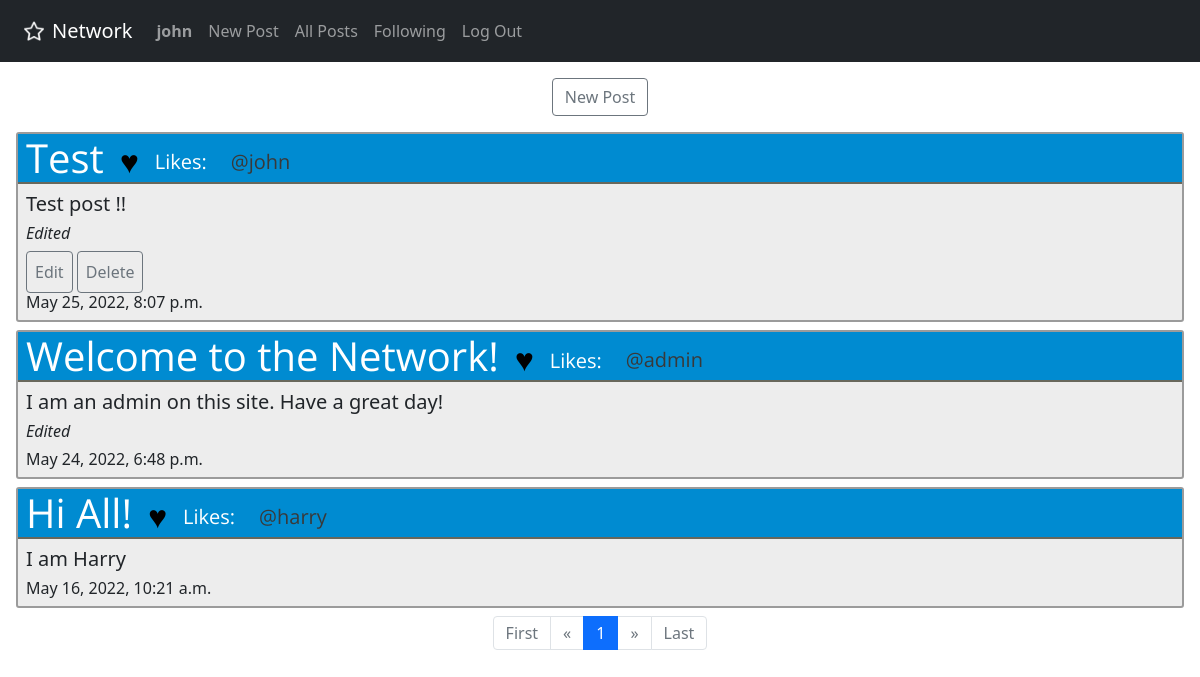
/ (signed in), run on the app's committed database.
### network/models.py (models this page shows)
class User(AbstractUser):
    pass

class Post(models.Model):
    text = models.TextField(max_length=1000)
    title = models.CharField(max_length=100)
    user = models.ForeignKey(
        User,
        on_delete=models.CASCADE,
        related_name="post"
    )
    time = models.DateTimeField()
    edited = models.BooleanField()

### network/views.py (the view)
# urls.py: path("", views.index, name="index"),
def index(request):
    if request.user.is_authenticated:
        if request.method == "POST":
            return error(request, "Invalid Submission")
        else:
            posts = Post.objects.all().order_by('-time')
            paginator = Paginator(posts, 10)  # Show 10 contacts per page.
            page_number = request.GET.get(
                'page') if request.GET.get('page') else 1
            page_obj = paginator.get_page(page_number)
            return render(request, "network/index.html", {'page_obj': page_obj})
    else:
        return redirect(reverse("login"))

### network/templates/network/index.html (shortened to what this page needs)
{% extends "network/layout.html" %}
{% load static %}
{% block body %}
<div class="p-2">
    <div class="d-flex justify-content-center">
        <a class="btn btn-outline-secondary m-2" href={% url "newpost" %}>New Post</a>
    </div>
    {% for post in page_obj %}
    <div id="{{ post.id }}" class="post m-2">
        <div class="posttitlebox">
            <h1 class="h1 posttitle ps-2 m-0 d-flex align-items-center">{{ post.title }}<span class="h1 m-0"> <a
                        href="#" id="heart{{ post.id }}" class="heart h2 m-3">&hearts;</a><span
                        class="align-middle h5">Likes:</span></span><span class="lead ps-2 pt-2 align-bottom"
                    style="font-size: 20px"><a class="username align-bottom" href={% url "profile" post.user.id %}>
                        @{{ post.user }}</a></span></h1>
        </div>
        <div class="m-2">
            <h5 id="posttext{{post.id}}">{{ post.text }}</h5>
            <h6 id="edited{{ post.id }}" style="font-style: italic">{% if post.edited %} Edited{% endif %}</h6>
            {% if post.user.id == user.id %}
            <button id="edit{{ post.id }}" class="editbutton btn btn-outline-secondary p-2">Edit</button>
            <button id="delete{{ post.id }}" class="deletebutton btn btn-outline-secondary p-2">Delete</button>
            {% endif %}
            <h6>{{ post.time }}</h5>
        </div>
    </div>
    {% endfor %}
    <nav aria-label="Page navigation example">
        <ol class="pagination justify-content-center">
            {% if page_obj.has_previous %}
            <li class="page-item">
                <a class="page-link" href="?page=1" aria-label="Previous">
                    First
                </a>
            </li>
            <li>
                <a class="page-link" href="?page={{ page_obj.previous_page_number }}" aria-label="Previous">
                    <span aria-hidden="true">&laquo;</span>
                </a>
            </li>
            <li class="page-item"><a class="page-link"
                    href="?page={{ page_obj.previous_page_number}}">{{ page_obj.previous_page_number}}</a></li>
            {% else %}
            <li class="page-item disabled">
                <a class="page-link" href="?page=1" aria-label="Previous">
                    First
                </a>
            </li>
            <li class="page-item disabled">
                <a class="page-link" href="#" aria-label="Previous">
                    <span aria-hidden="true">&laquo;</span>
                </a>
            </li>
            {% endif %}
            <li class="page-item active"><span class="page-link" href="#">{{ page_obj.number}}</span></li>
            {% if page_obj.has_next %}
            <li class="page-item"><a class="page-link"
                    href="?page={{ page_obj.next_page_number }}">{{ page_obj.next_page_number }}</a></li>
            <li class="page-item"><a class="page-link" href="?page={{ page_obj.next_page_number }}" aria-label="Next">
                    <span aria-hidden="true">&raquo;</span>
                </a></li>
            <li class="page-item"><a class="page-link" href="?page={{ page_obj.paginator.num_pages }}">Last</a></li>
            {% else %}
            <li class="page-item disabled"><a class="page-link" href="#" aria-label="Next">
                    <span aria-hidden="true">&raquo;</span>
                </a></li>
            <li class="page-item disabled"><a class="page-link" href="#">Last</a></li>
            {% endif %}
        </ol>
    </nav>
</div>
{% endblock %}

### network/templates/network/layout.html (shortened to what this page needs)
{% load static %}
<!DOCTYPE html>
<html lang="en">
    <head>
        <link rel="stylesheet" href="https://stackpath.bootstrapcdn.com/bootstrap/4.4.1/css/bootstrap.min.css"
>
        <link href="{% static 'network/styles.css' %}" rel="stylesheet">
        <link href="https://cdn.jsdelivr.net/npm/bootstrap@5.1.3/dist/css/bootstrap.min.css" rel="stylesheet"
>
    </head>
    <body>
        <nav class="navbar sticky-top navbar-expand-lg navbar-dark bg-dark">
            <a class="navbar-brand align-middle" href="{% url 'index' %}"><img class="m-2"
                    src="{% static 'network/favicon.ico' %}" width="20" height="20" alt=""><span
                    class="align-middle">Network</span></a>
            <div class="collapse navbar-collapse" id="navbarSupportedContent">
                <ul class="navbar-nav mr-auto">
                    {% if user.is_authenticated %}
                    <li class="nav-item" data-bs-toggle="tooltip" data-bs-placement="bottom" title="Your Profile">
                        <a class="nav-link" href={% url "profile" user.id %}><strong>{{ user.username }}</strong></a>
                    </li>
                    <li class="nav-item">
                        <a class="nav-link" href={% url "newpost" %}>New Post</a>
                    </li>
                    {% endif %}
                    <li class="nav-item">
                        <a class="nav-link" href="{% url 'index' %}">All Posts</a>
                    </li>
                    {% if user.is_authenticated %}
                    <li class="nav-item">
                        <a class="nav-link" href="{% url "following" %}">Following</a>
                    </li>
                    <li class="nav-item">
                        <a class="nav-link" href="{% url 'logout' %}">Log Out</a>
                    </li>
                    {% endif %}
                </ul>
            </div>
        </nav>
        <div class="body">
            {% block body %}
            {% endblock %}
        </div>
    </body>
</html>

### network/static/network/styles.css (style rules this page uses)
.heart { font-family:'Gill Sans', 'Gill Sans MT', Calibri, 'Trebuchet MS', sans-serif; color: black; text-decoration-line: none; }
.username { text-decoration-line: none; color: rgb(57, 57, 57); }
.post { background-color: rgb(237, 237, 237); border: 2px solid; border-radius: 3px; border-color: rgb(155, 155, 155); }
.posttitlebox { background-color: rgb(0, 139, 209); border-bottom: 2px; border-bottom-style: solid; border-bottom-color: rgb(104, 104, 92); }
.posttitle { font-family: titlefont, Helvetica, sans-serif; color: white; }

### data on the page
User: username "john"
Post: title "Test", user "john", text "Test post !!", edited "Edited", time "May 25, 2022, 8:07 p.m."
Post: title "Welcome to the Network!", user "admin", text "I am an admin on this site. Have a great day!", edited "Edited", time "May 24, 2022, 6:48 p.m."
Post: title "Hi All!", user "harry", text "I am Harry", time "May 16, 2022, 10:21 a.m."

### other printed values
{{ page_obj.number }} "1"
